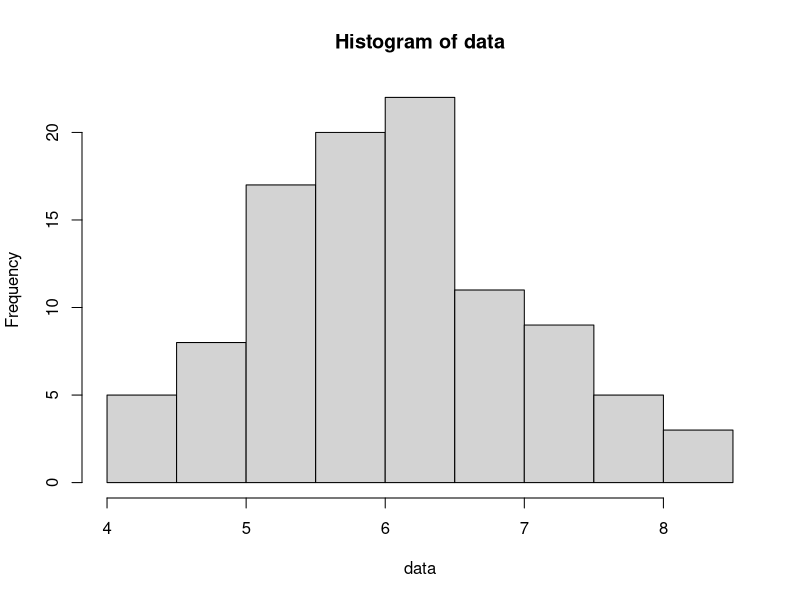
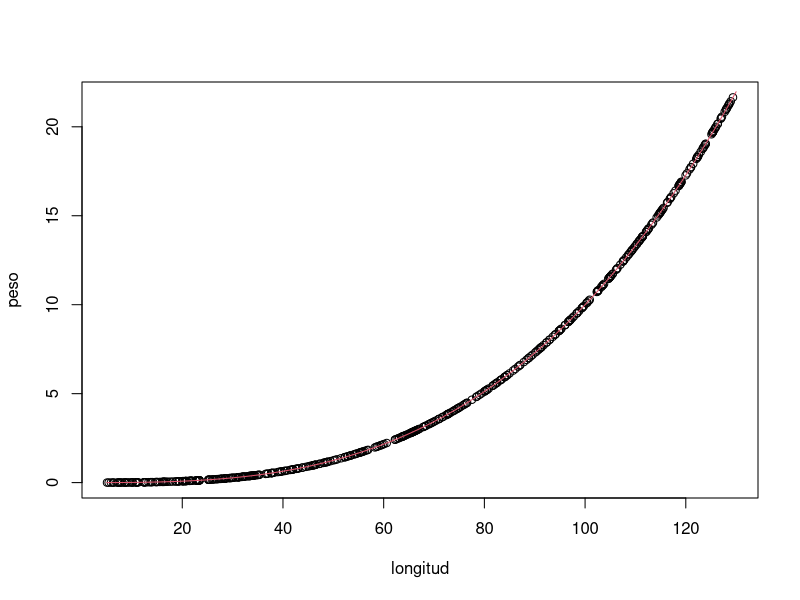
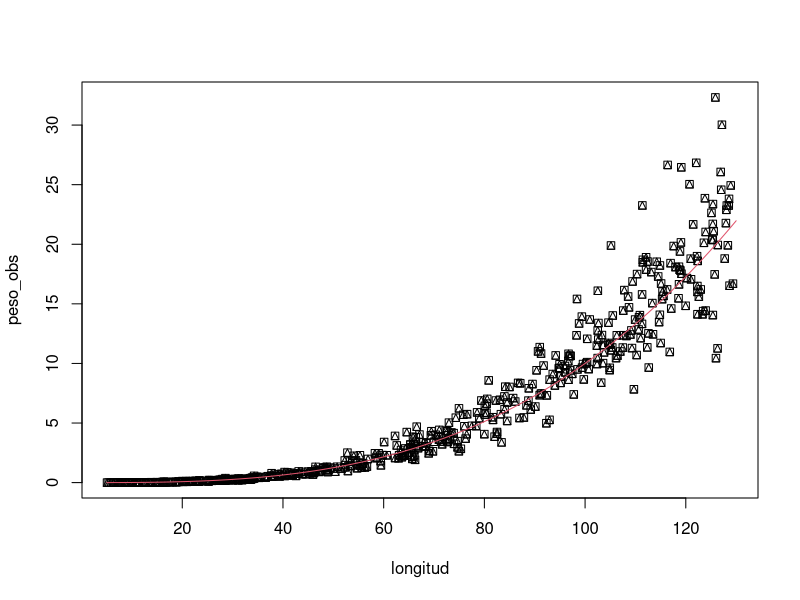
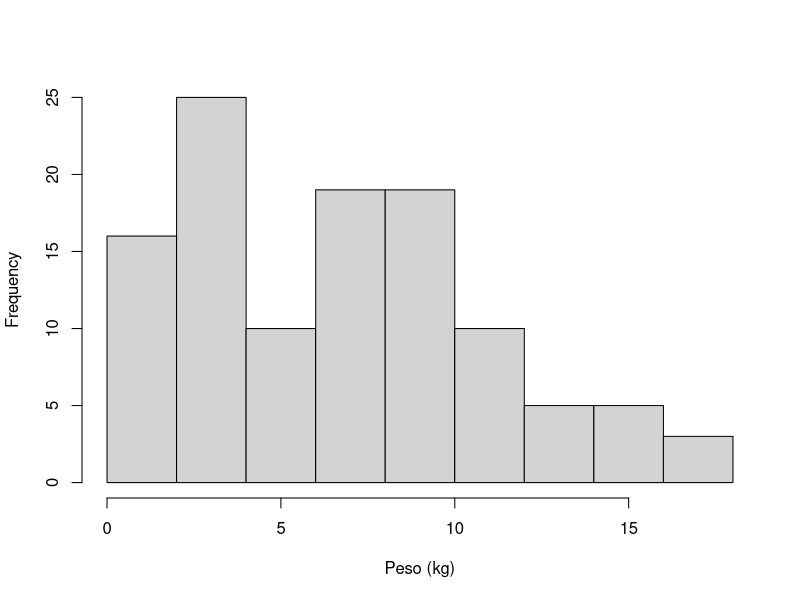
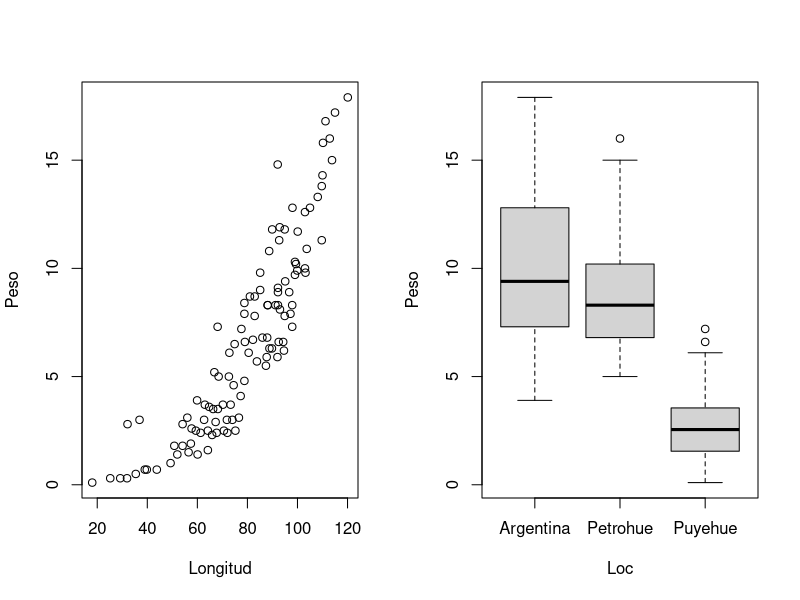
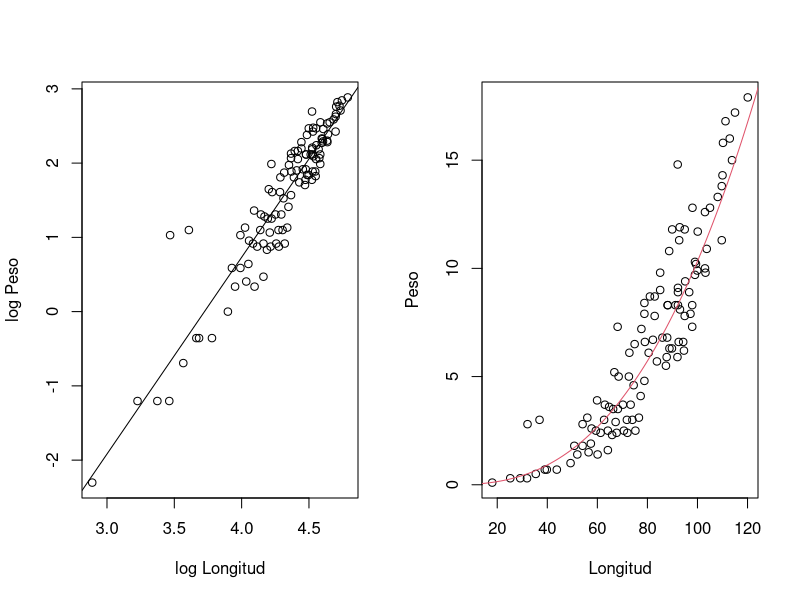
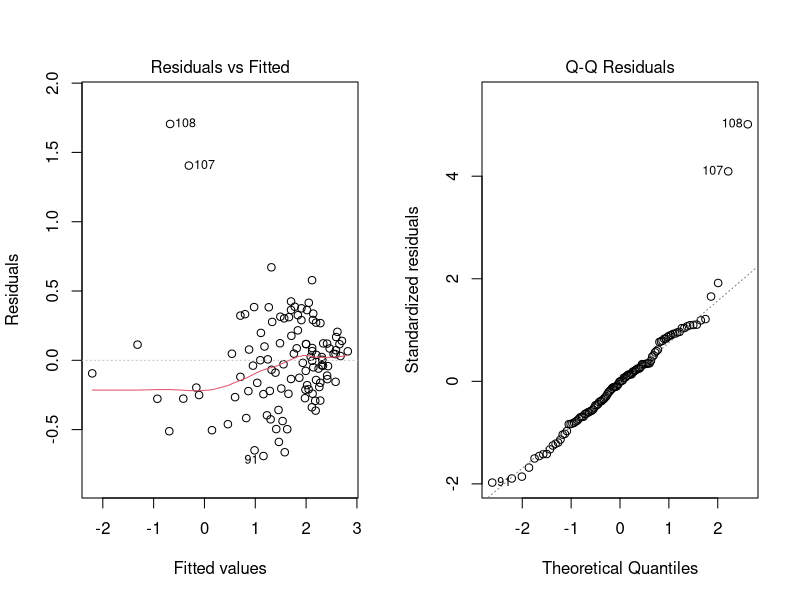
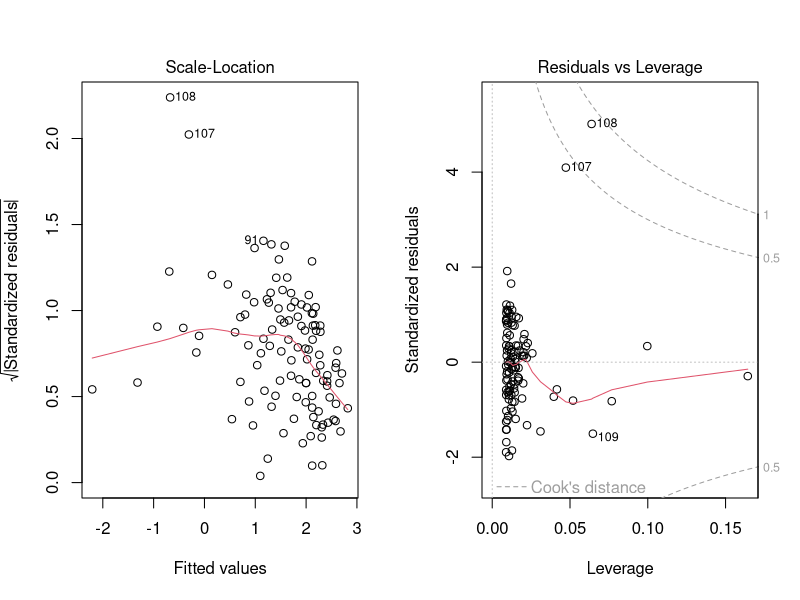

Reproduce these figures in R, in order.
## ---- chunk 1
data <- rnorm(n = 100, mean = 6, sd = 1)
hist(data)
## ---- chunk 2
dnorm(0, mean = 6, sd = 1)
dnorm(6, mean = 6, sd = 1)
## ---- chunk 3
nobs = 500
longitud <- runif(nobs, min = 5, max = 130)
beta = 3
alpha = 1e-05 # kg per cm^3
log_peso <- log(alpha) + beta * log(longitud)
peso = exp(log_peso)
## ---- chunk 4
plot(x = longitud, y = peso)
curve(alpha*x^beta, from = 5, to = 130, add = TRUE, col = 2)
## ---- chunk 5
log_peso_obs <- c() # empty vector
peso_obs <- c()     # empty vector

# Loop through th vector from 1 until length of `log_peso`
for(i in 1:length(log_peso)){
  log_peso_obs[i] = log_peso[i] + rnorm(1, 0, sd = 0.2)
  peso_obs[i] = exp(log_peso_obs[i])
}

# log_peso_obs = exp(log_peso + rnorm(100, 0, sd = 0.2))

## ---- chunk 6
plot(x = longitud, y = peso_obs, pch = 14)
curve(alpha*x^beta, from = 5, to = 130, add = TRUE, col = 2)
## ---- chunk 7
mod <- lm(log(peso_obs) ~ log(longitud))
summary(mod)
## ---- chunk 8
chinook <- read.csv("ChinookArg.csv")
head(chinook)
## ---- chunk 9
hist(chinook$w, xlab = "Peso (kg)", main = NA)
## ---- chunk 10
par(mfrow = c(1,2))
plot(y = chinook$w, x = chinook$tl, ylab = "Peso", xlab = "Longitud")
boxplot(w ~ loc, data = chinook, xlab = "Loc", ylab = "Peso")
## ---- chunk 11
mod <- lm(log(w) ~ log(tl), data = chinook)
summary(mod)
## ---- chunk 12
lm_fun <- function(pars, y, x){
  alpha <- pars[1]
  beta <- pars[2]
  sigma <- exp(pars[3]) # Exp to keep positive
  
  nll = -sum(dnorm(y, alpha + beta * x, sigma, log = TRUE
  ))
  return(nll)
}

fit <- nlminb(start = c(1,2,1), lm_fun, y = log(chinook$w), x = log(chinook$tl))
fit$par
## ---- chunk 13
# En log
par(mfrow = c(1,2))
plot(y = log(chinook$w), x = log(chinook$tl), ylab = "log Peso", xlab = "log Longitud")
abline(mod)

# En natural
alpha_hat = exp(mod$coefficients[1])
beta_hat = mod$coefficients[2]

plot(y = chinook$w, x = chinook$tl, ylab = "Peso", xlab = "Longitud")
curve(alpha_hat * x^ beta_hat, from = 5, to = 130, add = TRUE, col = 2)
## ---- chunk 14
plot(mod)
## ---- chunk 15
summ <- summary(mod)
summ
## ---- chunk 16
CI2.5 <- summ$coefficients[,1] + summ$coefficients[,2] * 1.96
CI97.5 <- summ$coefficients[,1] - summ$coefficients[,2] * 1.96
## ---- chunk 17
nboot = 10000
pars <- data.frame(Alpha = rep(0, nboot), Beta = rep(0, nboot))

for(i in 1:nboot){
  rows_boot <- sample(1:nobs, nobs, replace = TRUE)
  data <- data.frame(w = peso_obs[rows_boot], tl = longitud[rows_boot])
  mod_tmp <- lm(log(w) ~ log(tl), data = data)
  
  pars$Alpha[i] <- exp(mod_tmp$coefficients[1])
  pars$Beta[i] <- mod_tmp$coefficients[2]
}
## ---- chunk 18
par(mfrow = c(1, 2))
# Alpha
hist(pars$Alpha, xlab = "Alpha", main = NA)
abline(v = mean(pars$Alpha), col = 2) # Mean

abline(v = mean(pars$Alpha) - 1.96 * sd(pars$Alpha), col = 3)
abline(v = mean(pars$Alpha) + 1.96 * sd(pars$Alpha), col = 3)


# Beta
hist(pars$Beta, xlab = "Beta", main = NA)
abline(v = mean(pars$Beta), col = 2) # Mean

abline(v = mean(pars$Beta) - 1.96 * sd(pars$Beta), col = 3)
abline(v = mean(pars$Beta) + 1.96 * sd(pars$Beta), col = 3)

## ---- chunk 19
library(MASS)
sim_pars <- mvrnorm(n = 10000, mu = mod$coefficients, Sigma = vcov(mod))
sim_pars <- as.data.frame(sim_pars)
colnames(sim_pars) <- c("log_alpha", "Beta")
sim_pars$Alpha <- exp(sim_pars$log_alpha)
head(sim_pars)
## ---- chunk 20

par(mfrow = c(1, 2))
# Alpha
hist(sim_pars$Alpha, xlab = "Alpha", main = NA)
abline(v = mean(sim_pars$Alpha), col = 2) # Mean

abline(v = mean(sim_pars$Alpha) - 1.96 * sd(sim_pars$Alpha), col = 3)
abline(v = mean(sim_pars$Alpha) + 1.96 * sd(sim_pars$Alpha), col = 3)


# Beta
hist(sim_pars$Beta, xlab = "Beta", main = NA)
abline(v = mean(sim_pars$Beta), col = 2) # Mean

abline(v = mean(sim_pars$Beta) - 1.96 * sd(sim_pars$Beta), col = 3)
abline(v = mean(sim_pars$Beta) + 1.96 * sd(sim_pars$Beta), col = 3)
